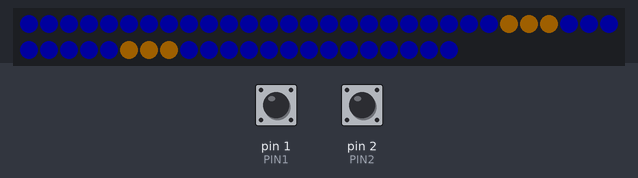
A sketch run on a simulated Arduino Uno, built with avr-gcc and run on an emulated ATmega328P. Shown: 52 RGB LEDs in strip order, left to right, continuing on the next row. The inputs (shaded band) are chosen by the test bench; at power-on: pin 2 (PIN2) HIGH, pin 1 (PIN1) HIGH. Dim RGB values are drawn brighter than linear.

Above: at 2.4 s.
2.5 s: pin 2 (PIN2) pulled LOW for 1 s
At 6.7 s:
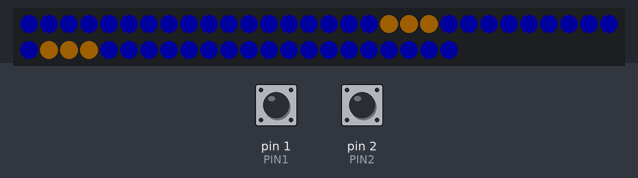
7.2 s: pin 1 (PIN1) pulled LOW for 1 s
At 8.3 s:
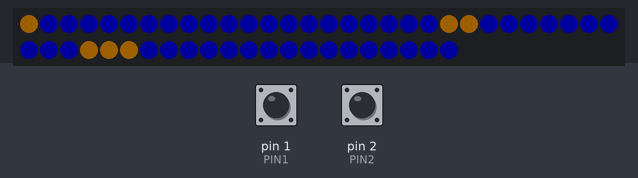
9.7 s: pin 1 (PIN1) pulled LOW for 1 s
At 12.1 s:
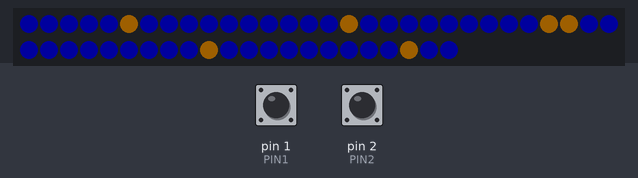
12.2 s: pin 2 (PIN2) pulled LOW for 1 s
At 15.6 s:
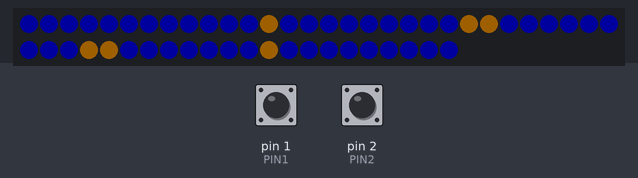
16.9 s: pin 1 (PIN1) driven LOW and pin 2 (PIN2) driven LOW
At 18.34 s:
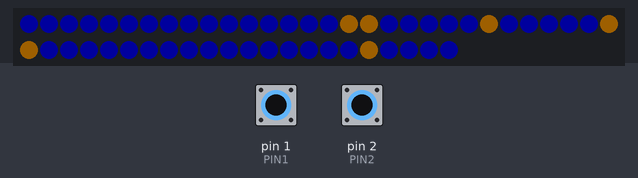
20.6 s: pin 1 (PIN1) driven HIGH
At 21.04 s:
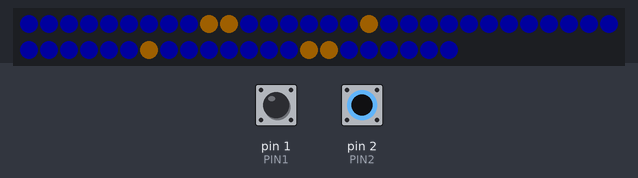

Measured:
- what the display in image 0 shows lasts 0.8 s, from 1.6 s to 2.4 s

The sketch:

Gemma_Hat_Game.ino
```cpp
// MAKERTJEJ.se
// Workshop 1.3: Digibling Game- Gemma's Hat
//
// Game code, modified from the original created for
// Global Game Jam 2016 by Inger Ekman and Amandine Coget.
// Read more: http://globalgamejam.org/2016/games/gemmas-hat
//

#include <Adafruit_NeoPixel.h>
#include <avr/power.h>

//Pin mappings. If needed, change mappings to match your physical layout
#define PIN0 0 //Signal to neopixel rings
#define PIN1 1 //First reed switch, controls gameplay
#define PIN2 2 //Second reed switch, controls rotation speed

static char round1[16]; //first circle
static char round2[16]; //upper part of second circle
static char round3[12]; //third circle
static char round4[8]; //lower part of second circle

char tempcol;
static uint8_t level = 1;

//dark blue, light turqoise, green, orange, red, pink
uint32_t myColors[] = {0x0000ff, 0x00ffff, 0x00ff00, 0xff9900, 0xff3300, 0xff0099};

// Parameter 1 = number of pixels in strip
// Parameter 2 = Arduino pin number (most are valid)
// Parameter 3 = pixel type flags, add together as needed:
//   NEO_KHZ800  800 KHz bitstream (most NeoPixel products w/WS2812 LEDs)
//   NEO_KHZ400  400 KHz (classic 'v1' (not v2) FLORA pixels, WS2811 drivers)
//   NEO_GRB     Pixels are wired for GRB bitstream (most NeoPixel products)
//   NEO_RGB     Pixels are wired for RGB bitstream (v1 FLORA pixels, not v2)
Adafruit_NeoPixel strip = Adafruit_NeoPixel(52, PIN0, NEO_GRB + NEO_KHZ800);


void setup() {
  pinMode(PIN1, INPUT);
  pinMode(PIN2, INPUT);
  digitalWrite(PIN1, HIGH);    // Activate internal pullup resistor
  digitalWrite(PIN2, HIGH);    // Activate internal pullup resistor

  strip.begin();
  strip.show(); // Initialize all pixels to default

  strip.setBrightness(30); // 1/3 brightness to save battery

  initcols();
}

void loop() {

    uint8_t s=lightup(); //light up pixels, get count of same colored pixels in big ring

    if (s==24) { //winning condition
      levelup();
    }

    else if(digitalRead(PIN1)) { //if not a win, and magnet does not activate gameplay switch
      step1(); //rotate pixels within same circles
    }

    else {//if not a win, and magnet activates gameplay switch
      step2(); //rotate pixels between circles
    }
}


uint8_t lightup() {
  //Function to light up pixels, looks up color code in color table.
  //Returns an integer, 'count', that is checking for a winning condition,
  //all 24 pixels in center ring are the same color

  uint8_t count=0;

  tempcol = round2[0];

  for (uint8_t i=0; i<16; i++) {
    strip.setPixelColor(15-i, myColors[round1[i]]);
  }

  for(uint8_t i=0; i<16; i++) {
    strip.setPixelColor(i+20, myColors[round2[i]]);
    if (round2[i]==tempcol) {
      count++;
    }
  }

  for(uint8_t i=0; i<12; i++) {
    strip.setPixelColor(i+40, myColors[round3[i]]);
  }

  for(uint8_t i=0; i<4; i++) { //Round 4 is not sequential in pixel addressing (see '..._PixelPosition' program)
    strip.setPixelColor(i+36, myColors[round4[i]]);
    if (round4[i]==tempcol) {
      count++;
    }
  }
  for(uint8_t i=0; i<4; i++) {
    strip.setPixelColor(i+16, myColors[round4[i+4]]);
    if (round4[i+4]==tempcol) {
      count++;
    }
  }

  strip.show(); //light up all pixels

  if(!digitalRead(PIN2)) {
    delay(200); //speed up when 2nd reed switch activated
  }
  else {
    delay(800); //regular rotation speed
  }

  for (uint8_t i=0; i<52; i++) {
    strip.setPixelColor(i, 0);
  }
  strip.show(); //turn off all pixels

  return count;

}


void step1() {
  //Function to move colors around same rings
  // 16, 16, 12, 8 (table/round sizes)

  uint8_t to_round1 = round1[0];
  uint8_t to_round2 = round4[7];
  uint8_t to_round3 = round3[0];
  uint8_t to_round4 = round2[15];

  // switch round1 towards beginning from beginning
  for(uint8_t i=0; i<16; i++) {
    round1[i] = round1[i+1];
  }
  round1[15] = to_round1;

  // switch round2 towards end from end
  for(uint8_t i=15; i>0; i--) {
    round2[i] = round2[i-1];
  }
  round2[0] = to_round2;

  // switch round3 towards beginning from beginning
  for(uint8_t i=0; i<12; i++) {
    round3[i] = round3[i+1];
  }
  round3[11] = to_round3;

  // switch round4 towards end from end
  for(uint8_t i=7; i>0; i--) {
    round4[i] = round4[i-1];
  }
  round4[0] = to_round4;

}


void step2() {
  //Function to move colors around between rings
  // 16, 16, 12, 8 (table/round sizes)

  uint8_t to_round1 = round4[7];
  uint8_t to_round2 = round1[0];
  uint8_t to_round3 = round2[15];
  uint8_t to_round4 = round3[0];

// switch round1 towards beginning from beginning
  for(uint8_t i=0; i<16; i++) {
    round1[i] = round1[i+1];
  }
  round1[15] = to_round1;
  // switch round2 towards end from end
  for(uint8_t i=15; i>0; i--) {
    round2[i] = round2[i-1];
  }
  round2[0] = to_round2;

  // switch round3 towards beginning from beginning
  for(uint8_t i=0; i<12; i++) {
    round3[i] = round3[i+1];
  }
  round3[11] = to_round3;

  // switch round4 towards end from end
  for(uint8_t i=7; i>0; i--) {
    round4[i] = round4[i-1];
  }
  round4[0] = to_round4;

}


void levelup() {
  //Function to run when winning condition is met

  //Blink lights
  for(uint8_t k=0; k< 10; k++) {
    for (uint8_t j=0; j<52; j++) {
      strip.setPixelColor(j, 0xffffff); //all pixels white
    }
    strip.show();
    delay(100);
    for (uint8_t j=0; j<52; j++) {
      strip.setPixelColor(j, 0); //all pixels off
    }
    strip.show();
    delay(100);
  }

    level++; //increase level counter

    if(level > 4) level=1; //if you pass level 4, start over at level 1

    initcols(); //set up next level

}


void initcols() {
  //Function to setup level colors and starting positions

  char col1;
  char col2;

  //Set index of the two colors used per level
  switch (level) {
    case 1:
      col1=0;
      col2=3;
    break;

    case 2:
      col1=1;
      col2=4;
    break;

    case 3:
      col1=2;
      col2=5;
    break;

    case 4:
      col1=0;
      col2=5;
      break;

    default:
      col1=0;
      col2=5;
    break;
  }

  //Initialize all pixels to col1
  for(uint8_t i=0; i<16; i++) {
      round1[i]=col1;
  }
  for(uint8_t i=0; i<16; i++) {
      round2[i]=col1;
  }
  for(uint8_t i=0; i<12; i++) {
      round3[i]=col1;
  }
  for(uint8_t i=0; i<8; i++) {
      round4[i]=col1;
  }

  //Set positions of the col2 pixels per level
  switch (level) {
    case 1: //DEBUG MODE

    //FIRST CIRCLE

    //UPPER PART OF SECOND CIRCLE
    round2[2] = col2;
    round2[3] = col2;
    round2[4] = col2;
    round2[13] = col2;
    round2[14] = col2;
    round2[15] = col2;

    //THIRD CIRCLE

    //LOWER PART OF SECOND CIRCLE

    break;

    case 2: //NORMAL
    //FIRST CIRCLE
    round1[9] = col2;
    round1[10] = col2;
    round1[11] = col2;
    round1[13] = col2;
    round1[14] = col2;
    round1[15] = col2;

    //UPPER PART OF SECOND CIRCLE
    round2[2] = col2;
    round2[3] = col2;
    round2[4] = col2;
    round2[13] = col2;
    round2[14] = col2;
    round2[15] = col2;

    //THIRD CIRCLE
    round3[7] = col2;
    round3[11] = col2;

    //LOWER PART OF SECOND CIRCLE

    break;

    case 3: // MORE DIFFICULT
    //FIRST CIRCLE
    round1[8] = col2;
    round1[9] = col2;
    round1[10] = col2;
    round1[11] = col2;
    round1[12] = col2;
    round1[13] = col2;
    round1[14] = col2;
    round1[15] = col2;

    //UPPER PART OF SECOND CIRCLE
    round2[2] = col2;
    round2[3] = col2;
    round2[4] = col2;
    round2[13] = col2;
    round2[14] = col2;
    round2[15] = col2;

    //THIRD CIRCLE
    round3[7] = col2;
    round3[8] = col2;
    round3[9] = col2;
    round3[10] = col2;
    round3[11] = col2;

    //LOWER PART OF SECOND CIRCLE

    break;

    case 4: // MOST DIFFICULT EVER
    //FIRST CIRCLE
    round1[8] = col2;
    round1[9] = col2;
    round1[10] = col2;
    round1[11] = col2;
    round1[12] = col2;
    round1[13] = col2;
    round1[14] = col2;
    round1[15] = col2;

    //UPPER PART OF SECOND CIRCLE
    round2[2] = col2;
    round2[3] = col2;
    round2[4] = col2;
    round2[13] = col2;
    round2[14] = col2;
    round2[15] = col2;

    //THIRD CIRCLE
    round3[7] = col2;
    round3[8] = col2;
    round3[9] = col2;
    round3[10] = col2;
    round3[11] = col2;

    //LOWER PART OF SECOND CIRCLE
    round4[2] = col2;

    break;

    default: //same as level 1
    //FIRST CIRCLE

    //UPPER PART OF SECOND CIRCLE
    round2[2] = col2;
    round2[3] = col2;
    round2[4] = col2;
    round2[13] = col2;
    round2[14] = col2;
    round2[15] = col2;

    //THIRD CIRCLE

    //LOWER PART OF SECOND CIRCLE

    break;
 }


}
```
